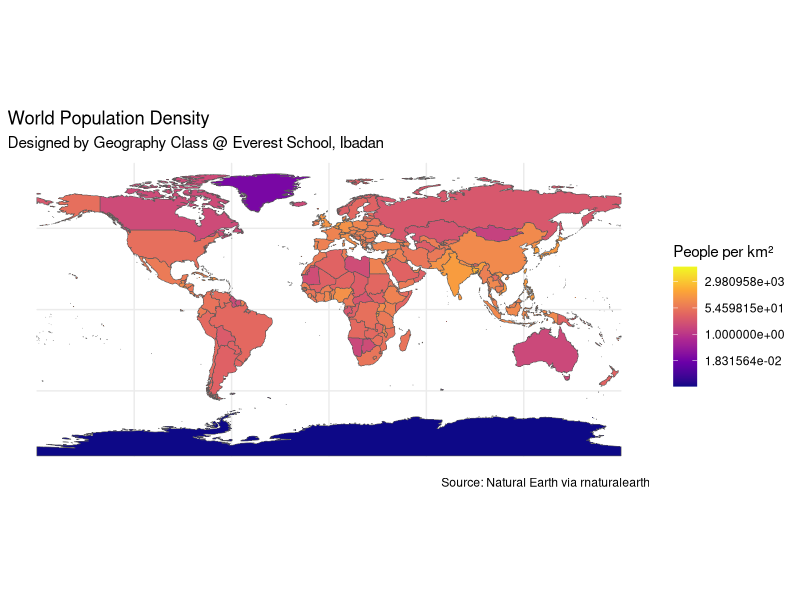
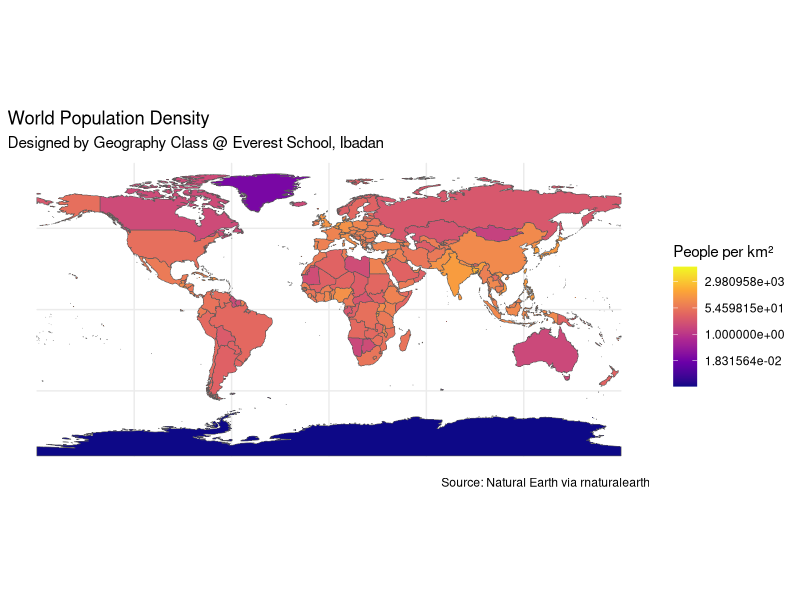

Write R code to recreate these figures, in order.
## ---- chunk 1
library(sf)
library(ggplot2)
library(dplyr)
library(rnaturalearth)
library(rnaturalearthdata)
library(units)   # for area units
## ---- chunk 2
world <- ne_countries(scale = "medium", returnclass = "sf")

world <- world %>%
     mutate(
         area_km2 = st_area(geometry),                 # get area in m²
         area_km2 = set_units(area_km2, km^2),         # convert to km²
         area_km2 = as.numeric(area_km2),              # drop units to numeric
        pop_density = pop_est / area_km2              # compute density
     )

world_plot <- world %>%
     filter(!is.na(pop_density) & pop_density > 0)
 
## ---- chunk 3
ggplot(data = world_plot) +
     geom_sf(aes(fill = pop_density)) +
     scale_fill_viridis_c(trans = "log", option = "C", name = "People per km²") +
     theme_minimal() +
     labs(title = "World Population Density",
          subtitle = "Designed by Geography Class @ Everest School, Ibadan",
          caption = "Source: Natural Earth via rnaturalearth")
## ---- chunk 4
ggsave("world_population_density.png", width = 10, height = 6, dpi = 300)
